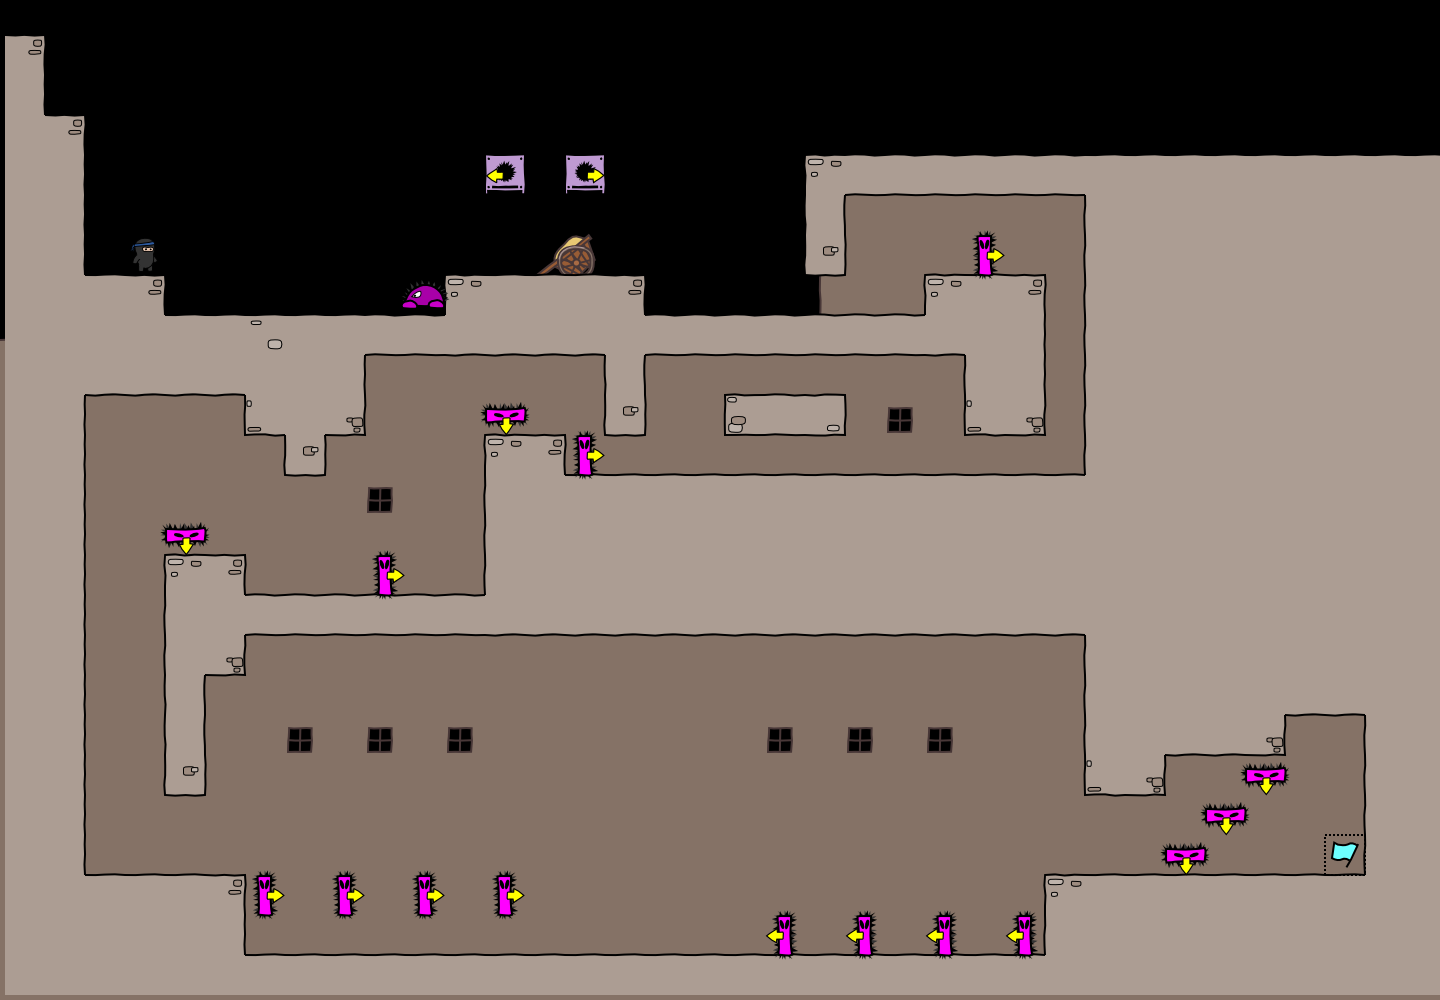

A level layout from a 2D game, rendered from its tile map. Below: a short description, then the map file with tile-grid data replaced by summaries:
An orthogonal 36x25 tile map with 40x40 px tiles, 4 tile layers (bg, walls, objects, fg), 4 tilesets.

<map version="1.0" orientation="orthogonal" width="36" height="25" tilewidth="40" tileheight="40">
 <properties>
  <property name="atl_directory" value="maps/" />
  <property name="atl_drawObjects" value="true" />
  <property name="atl_useSpritebatch" value="true" />
  <property name="atl_viewH" value="600" />
  <property name="atl_viewPadding" value="10" />
  <property name="atl_viewScaling" value="1" />
  <property name="atl_viewW" value="800" />
  <property name="atl_viewX" value="0" />
  <property name="atl_viewY" value="0" />
 </properties>
 <tileset firstgid="1" name="world1" tilewidth="50" tileheight="50">
  <image source="world1.png" width="400" height="850" />
 </tileset>
 <tileset firstgid="137" name="background" tilewidth="40" tileheight="40">
  <image source="background1.png" width="320" height="1360" />
 </tileset>
 <tileset firstgid="409" name="objectpalette" tilewidth="50" tileheight="50">
  <image source="objectpalette.png" width="400" height="500" />
 </tileset>
 <tileset firstgid="489" name="foreground" tilewidth="50" tileheight="50">
  <image source="foreground1.png" width="400" height="400" />
 </tileset>
 <layer name="bg" width="36" height="25">
  <properties>
   <property name="atl_offsetX" value="0" />
   <property name="atl_offsetY" value="0" />
   <property name="atl_parallaxX" value="1" />
   <property name="atl_parallaxY" value="1" />
  </properties>
  <data>[900 cells, 679 non-empty, 9 distinct tile ids]</data>
 </layer>
 <layer name="walls" width="36" height="25">
  <properties>
   <property name="atl_offsetX" value="0" />
   <property name="atl_offsetY" value="0" />
   <property name="atl_parallaxX" value="1" />
   <property name="atl_parallaxY" value="1" />
  </properties>
  <data>[900 cells, 389 non-empty, 15 distinct tile ids]</data>
 </layer>
 <layer name="objects" width="36" height="25">
  <properties>
   <property name="atl_offsetX" value="0" />
   <property name="atl_offsetY" value="0" />
   <property name="atl_parallaxX" value="1" />
   <property name="atl_parallaxY" value="1" />
  </properties>
  <data>[900 cells, 21 non-empty, 8 distinct tile ids]</data>
 </layer>
 <layer name="fg" width="36" height="25">
  <properties>
   <property name="atl_offsetX" value="0" />
   <property name="atl_offsetY" value="0" />
   <property name="atl_parallaxX" value="1" />
   <property name="atl_parallaxY" value="1" />
  </properties>
  <data>[900 cells, 0 non-empty, 0 distinct tile ids]</data>
 </layer>
</map>
